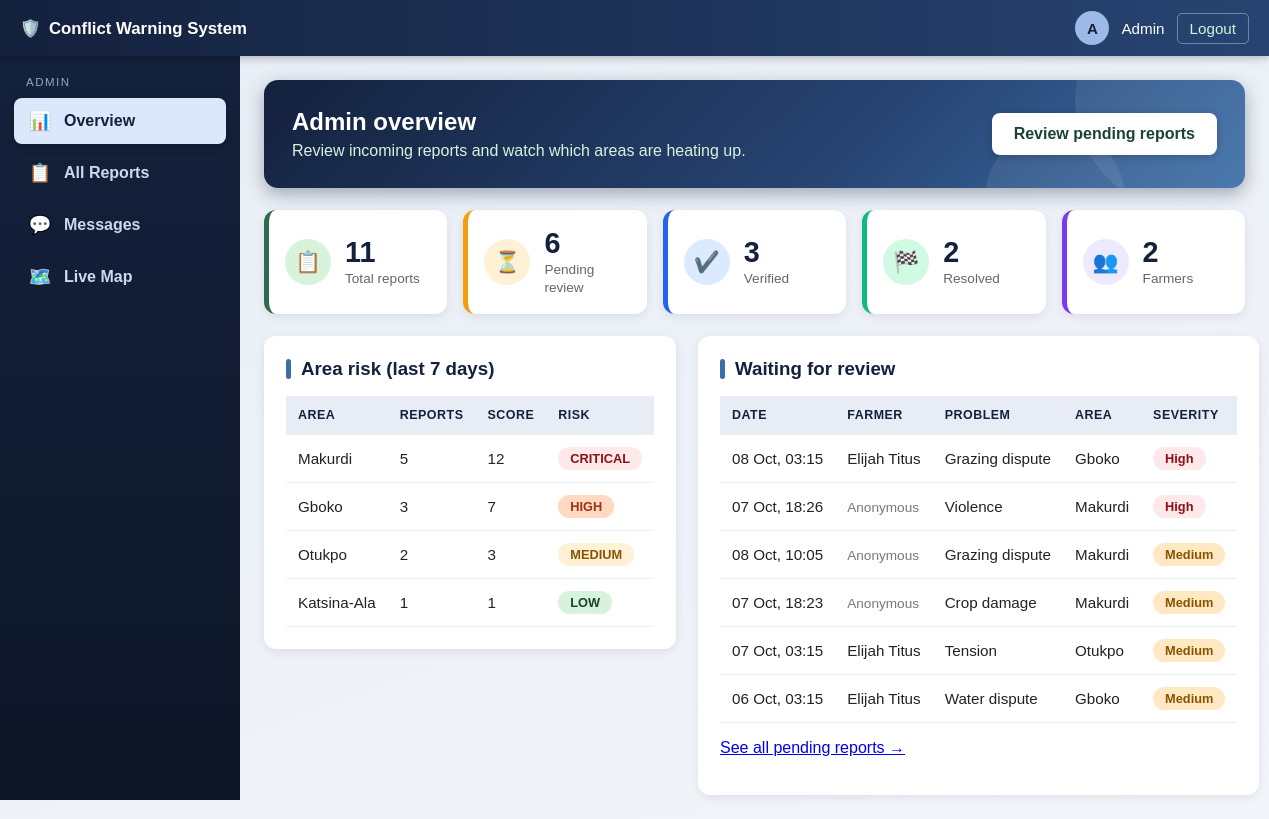
Page /admin/dashboard.php (signed in) on the committed database.
### tables this page shows
CREATE TABLE `incidents` (
  `id` int(11) NOT NULL,
  `incident_type` enum('crop_damage','grazing_dispute','water_dispute','violence','tension') NOT NULL,
  `severity` tinyint(4) NOT NULL,
  `description` text DEFAULT NULL,
  `lga` varchar(100) NOT NULL,
  `latitude` decimal(9,6) NOT NULL,
  `longitude` decimal(9,6) NOT NULL,
  `status` enum('reported','verified','resolved') DEFAULT 'reported',
  `reported_at` datetime DEFAULT current_timestamp(),
  `user_id` int(11) DEFAULT NULL
);

CREATE TABLE `users` (
  `id` int(11) NOT NULL,
  `full_name` varchar(120) NOT NULL,
  `email` varchar(150) NOT NULL,
  `phone` varchar(20) NOT NULL,
  `password_hash` varchar(255) NOT NULL,
  `created_at` datetime DEFAULT current_timestamp()
);

### admin/dashboard.php (the view, shortened to what this page needs)
<?php
require dirname(__DIR__) . '/includes/db.php';
$counts = $pdo->query(
    "SELECT COUNT(*)                  AS total,
            SUM(status = 'reported')  AS pending,
            SUM(status = 'verified')  AS verified,
            SUM(status = 'resolved')  AS resolved
     FROM incidents"
)->fetch();
$farmers = (int)$pdo->query('SELECT COUNT(*) FROM users')->fetchColumn();
$riskRows = $pdo->query(
    "SELECT lga, COUNT(*) AS reports, SUM(severity) AS score
     FROM incidents
     WHERE reported_at >= NOW() - INTERVAL 7 DAY
     GROUP BY lga
     ORDER BY score DESC
     LIMIT 8"
)->fetchAll();
function riskLevel(int $score): string
{
    if ($score >= 10) return 'critical';
    if ($score >= 6)  return 'high';
    if ($score >= 3)  return 'medium';
    return 'low';
}
$pending = $pdo->query(
    "SELECT i.incident_type, i.severity, i.lga, i.reported_at, u.full_name
     FROM incidents i
     LEFT JOIN users u ON u.id = i.user_id
     WHERE i.status = 'reported'
     ORDER BY i.severity DESC, i.reported_at DESC
     LIMIT 6"
)->fetchAll();
$severityLabels = [1 => 'Low', 2 => 'Medium', 3 => 'High'];
require __DIR__ . '/includes/admin_header.php';
?>
<div class="dash-container">
    <section class="dash-welcome">
        <div>
            <h2>Admin overview</h2>
            <p>Review incoming reports and watch which areas are heating up.</p>
        </div>
        <a href="reports.php?status=reported" class="btn-light">Review pending reports</a>
    </section>
    <section class="dash-stats stats-5">
        <div class="dash-stat stat-total">
            <span class="stat-icon">📋</span>
            <div>
                <span class="dash-number"><?= (int)$counts['total'] ?></span>
                <span class="dash-label">Total reports</span>
            </div>
        </div>
        <div class="dash-stat stat-pending">
            <span class="stat-icon">⏳</span>
            <div>
                <span class="dash-number"><?= (int)$counts['pending'] ?></span>
                <span class="dash-label">Pending review</span>
            </div>
        </div>
        <div class="dash-stat stat-verified">
            <span class="stat-icon">✔️</span>
            <div>
                <span class="dash-number"><?= (int)$counts['verified'] ?></span>
                <span class="dash-label">Verified</span>
            </div>
        </div>
        <div class="dash-stat stat-resolved">
            <span class="stat-icon">🏁</span>
            <div>
                <span class="dash-number"><?= (int)$counts['resolved'] ?></span>
                <span class="dash-label">Resolved</span>
            </div>
        </div>
        <div class="dash-stat stat-farmers">
            <span class="stat-icon">👥</span>
            <div>
                <span class="dash-number"><?= $farmers ?></span>
                <span class="dash-label">Farmers</span>
            </div>
        </div>
    </section>
    <div class="admin-grid">
        <section class="dash-card">
            <h3>Area risk (last 7 days)</h3>
            <?php if (!$riskRows): ?>
                <p class="dash-empty"><span class="empty-icon">🌿</span>No reports in the last 7 days.</p>
            <?php else: ?>
                <div class="table-wrap">
                    <table class="dash-table">
                        <thead>
                            <tr><th>Area</th><th>Reports</th><th>Score</th><th>Risk</th></tr>
                        </thead>
                        <tbody>
                            <?php foreach ($riskRows as $row): ?>
                                <?php $level = riskLevel((int)$row['score']); ?>
                                <tr>
                                    <td><?= htmlspecialchars($row['lga']) ?></td>
                                    <td><?= (int)$row['reports'] ?></td>
                                    <td><?= (int)$row['score'] ?></td>
                                    <td><span class="badge risk-<?= $level ?>"><?= strtoupper($level) ?></span></td>
                                </tr>
                            <?php endforeach; ?>
                        </tbody>
                    </table>
                </div>
            <?php endif; ?>
        </section>
        <section class="dash-card">
            <h3>Waiting for review</h3>
            <?php if (!$pending): ?>
                <p class="dash-empty"><span class="empty-icon">🎉</span>Nothing is waiting. All reports have been reviewed.</p>
            <?php else: ?>
                <div class="table-wrap">
                    <table class="dash-table">
                        <thead>
                            <tr><th>Date</th><th>Farmer</th><th>Problem</th><th>Area</th><th>Severity</th></tr>
                        </thead>
                        <tbody>
                            <?php foreach ($pending as $p): ?>
                                <tr>
                                    <td><?= htmlspecialchars(date('d M, H:i', strtotime($p['reported_at']))) ?></td>
                                    <td><?= $p['full_name'] ? htmlspecialchars($p['full_name']) : '<span class="muted">Anonymous</span>' ?></td>
                                    <td><?= htmlspecialchars(ucfirst(str_replace('_', ' ', $p['incident_type']))) ?></td>
                                    <td><?= htmlspecialchars($p['lga']) ?></td>
                                    <td>
                                        <span class="badge badge-sev-<?= (int)$p['severity'] ?>">
                                            <?= $severityLabels[$p['severity']] ?? '-' ?>
                                        </span>
                                    </td>
                                </tr>
                            <?php endforeach; ?>
                        </tbody>
                    </table>
                </div>
                <p><a href="reports.php?status=reported">See all pending reports →</a></p>
            <?php endif; ?>
        </section>
    </div>
</div>
<?php require dirname(__DIR__) . '/includes/user_footer.php'; ?>

### css/base.css (style rules this page uses)
* { box-sizing: border-box; }
body { margin: 0; font-family: Arial, Helvetica, sans-serif; background: #f4f6f8; color: #222; }

### css/sidebar.css (style rules this page uses)
.user-body { background: linear-gradient(160deg, #eaf2ed 0%, #f3f7f4 100%); background-attachment: fixed; }

### css/dashboard.css (style rules this page uses)
.dash-container { max-width: 1000px; margin: 0 auto; }
.dash-welcome { position: relative; overflow: hidden; display: flex; align-items: center; justify-content: space-between; gap: 16px; flex-wrap: wrap; margin-bottom: 22px; padding: 28px; border-radius: 14px; color: #fff; background: linear-gradient(135deg, #1b4332 0%, #2d6a4f 60%, #40916c 100%); box-shadow: 0 6px 18px rgba(27, 67, 50, 0.35); }
.dash-welcome::before, .dash-welcome::after { content: ""; position: absolute; border-radius: 50%; background: rgba(255, 255, 255, 0.08); }
.dash-welcome::before { width: 220px; height: 220px; right: -50px; top: -90px; }
.dash-welcome::after { width: 140px; height: 140px; right: 120px; bottom: -80px; }
.dash-welcome > * { position: relative; z-index: 1; }
.dash-welcome h2 { margin: 0 0 6px; font-size: 1.5rem; }
.dash-welcome p { margin: 0; color: #d8f3dc; }
.btn-light { display: inline-block; padding: 12px 22px; border-radius: 8px; background: #fff; color: #1b4332; text-decoration: none; font-weight: bold; box-shadow: 0 2px 8px rgba(0, 0, 0, 0.2); }
.dash-stats { display: grid; grid-template-columns: repeat(4, 1fr); gap: 16px; margin-bottom: 22px; }
.dash-stat { display: flex; align-items: center; gap: 14px; background: #fff; border-radius: 12px; border-left: 5px solid #2d6a4f; box-shadow: 0 3px 10px rgba(0, 0, 0, 0.08); padding: 18px 16px; transition: transform 0.15s, box-shadow 0.15s; }
.stat-icon { width: 46px; height: 46px; border-radius: 50%; display: flex; align-items: center; justify-content: center; font-size: 1.3rem; flex-shrink: 0; }
.dash-number { display: block; font-size: 1.8rem; font-weight: bold; line-height: 1.1; color: #1b4332; }
.dash-label { font-size: 0.85rem; color: #666; }
.stat-total { border-left-color: #2d6a4f; }
.stat-total .stat-icon { background: #d8f3dc; }
.stat-pending { border-left-color: #f59e0b; }
.stat-pending .stat-icon { background: #fff1d6; }
.stat-verified { border-left-color: #2563eb; }
.stat-verified .stat-icon { background: #dbeafe; }
.stat-resolved { border-left-color: #10b981; }
.stat-resolved .stat-icon { background: #d1fae5; }
.dash-card { background: #fff; border-radius: 12px; box-shadow: 0 3px 10px rgba(0, 0, 0, 0.08); padding: 22px; margin-bottom: 22px; }
.dash-card h3 { display: flex; align-items: center; gap: 10px; margin: 0 0 16px; color: #1b4332; }
.dash-card h3::before { content: ""; width: 5px; height: 20px; border-radius: 3px; background: #52b788; }
.table-wrap { overflow-x: auto; }
.dash-table { width: 100%; border-collapse: collapse; font-size: 0.95rem; }
.dash-table th, .dash-table td { padding: 12px; text-align: left; border-bottom: 1px solid #edf1ee; white-space: nowrap; }
.dash-table th { background: #eaf4ee; color: #1b4332; font-size: 0.78rem; letter-spacing: 0.5px; text-transform: uppercase; }
.badge { display: inline-block; padding: 4px 12px; border-radius: 12px; font-size: 0.8rem; font-weight: bold; }
.badge-sev-2 { background: #ffe8c2; color: #8a5300; }
.badge-sev-3 { background: #fde8ea; color: #8c1018; }

### admin/css/admin.css (style rules this page uses)
.admin-body { background: linear-gradient(160deg, #e8edf5 0%, #f2f5fa 100%); background-attachment: fixed; }
.admin-body .dash-welcome { background: linear-gradient(135deg, #14213d 0%, #274472 60%, #3b6ea8 100%); box-shadow: 0 6px 18px rgba(20, 33, 61, 0.35); }
.admin-body .dash-card h3 { color: #14213d; }
.admin-body .dash-card h3::before { background: #3b6ea8; }
.admin-body .dash-table th { background: #e8edf5; color: #14213d; }
.admin-body .dash-number { color: #14213d; }
.dash-stats.stats-5 { grid-template-columns: repeat(auto-fit, minmax(170px, 1fr)); }
.stat-farmers { border-left-color: #7c3aed; }
.stat-farmers .stat-icon { background: #ede9fe; }
.risk-low { background: #d8f3dc; color: #1b4332; }
.risk-medium { background: #fff1d6; color: #8a5300; }
.risk-high { background: #ffd9c2; color: #9a3412; }
.risk-critical { background: #fde8ea; color: #8c1018; }
.admin-grid { display: grid; grid-template-columns: 1fr 1.6fr; gap: 22px; align-items: start; }
.admin-grid .dash-card { margin-bottom: 0; }
.reports-table small, .muted { color: #777; font-size: 0.85rem; }

### rows in the picture
incidents: reported_at "08 Oct, 03:15", user.full_name "Elijah Titus", incident_type "Grazing dispute", lga "Gboko", severity "High"
incidents: reported_at "07 Oct, 18:26", shows "Anonymous", incident_type "Violence", lga "Makurdi", severity "High"
incidents: reported_at "08 Oct, 10:05", shows "Anonymous", incident_type "Grazing dispute", lga "Makurdi", severity "Medium"
incidents: reported_at "07 Oct, 18:23", shows "Anonymous", incident_type "Crop damage", lga "Makurdi", severity "Medium"
incidents: reported_at "07 Oct, 03:15", user.full_name "Elijah Titus", incident_type "Tension", lga "Otukpo", severity "Medium"
incidents: reported_at "06 Oct, 03:15", user.full_name "Elijah Titus", incident_type "Water dispute", lga "Gboko", severity "Medium"

### other values in the picture
mb_strtoupper(mb_substr($_SESSION['admin_name'], 0, 1)) "A"
$_SESSION['admin_name'] "Admin"
$counts['total'] "11"
$counts['pending'] "6"
$counts['verified'] "3"
$counts['resolved'] "2"
$farmers "2"
$row['lga'] "Makurdi"
$row['reports'] "5"
$row['score'] "12"
$level "CRITICAL"
$row['lga'] "Gboko"
$row['reports'] "3"
$row['score'] "7"
$level "HIGH"
